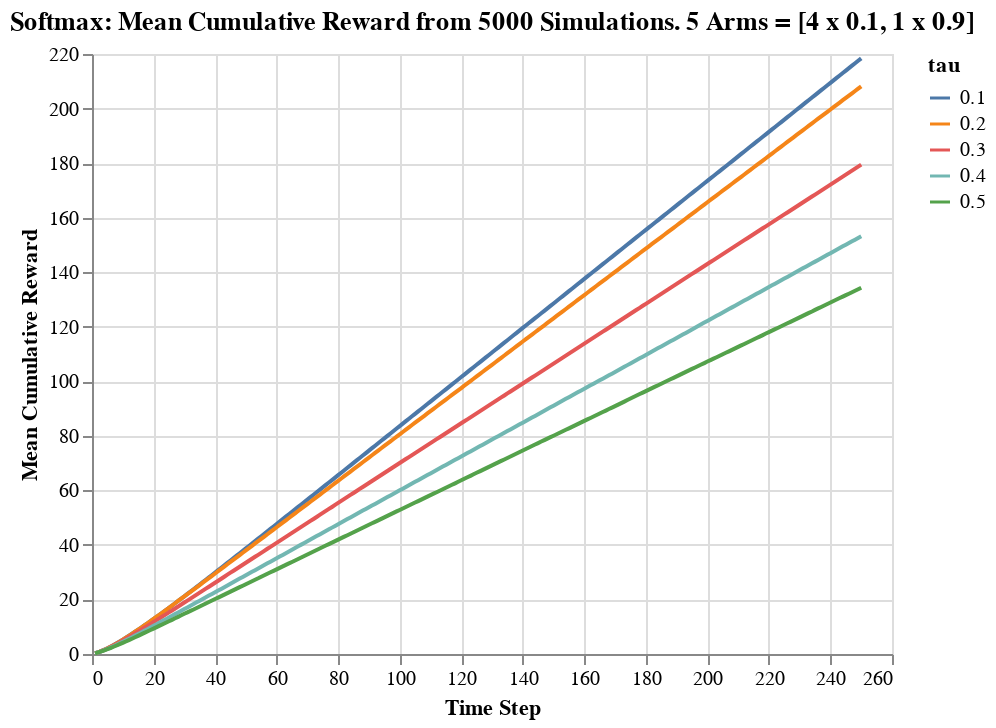

Notebook source saved alongside this figure:
### Code cell
alt.Chart(df_cumreward).mark_line().encode(
    alt.X("step:Q", title = "Time Step"),
    alt.Y("cum_reward:Q", title = "Mean Cumulative Reward"),
    color = alt.Color("tau:N")
).properties(
    title = "Softmax: Mean Cumulative Reward from 5000 Simulations. 5 Arms = [4 x 0.1, 1 x 0.9]",
)

### Figure 1 — Vega-Lite specification as saved in the notebook (floating-point values rounded to 4 significant figures; data arrays with more than 128 entries replaced by an {"elided": "..."} marker saying what was removed)
{"$schema": "https://vega.github.io/schema/vega-lite/v3.4.0.json", "config": {"mark": {"tooltip": null}, "view": {"height": 300, "width": 400}}, "data": {"name": "data-afac628a3aacc522187866d90f1c4bda"}, "datasets": {"data-afac628a3aacc522187866d90f1c4bda": {"elided": "1250 records"}}, "encoding": {"color": {"field": "tau", "type": "nominal"}, "x": {"field": "step", "title": "Time Step", "type": "quantitative"}, "y": {"field": "cum_reward", "title": "Mean Cumulative Reward", "type": "quantitative"}}, "mark": "line", "title": "Softmax: Mean Cumulative Reward from 5000 Simulations. 5 Arms = [4 x 0.1, 1 x 0.9]"}
